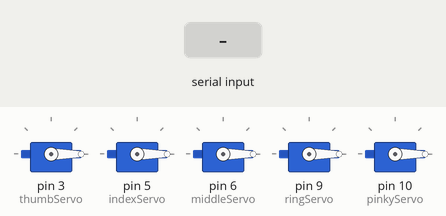
Recording of a sketch running on a simulated Arduino Uno, built with avr-gcc and run on an emulated ATmega328P. Shown: 5 × servo. Inputs (shaded band) come from the test bench.

Above: at 1.2 s.
1.3 s: "1\n" received over Serial
At 2.2 s:
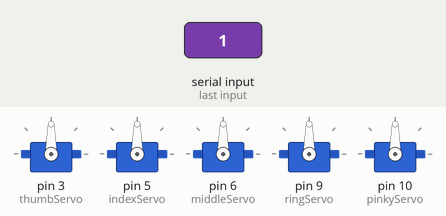
3.0 s: "2\n" received over Serial
At 4.4 s:
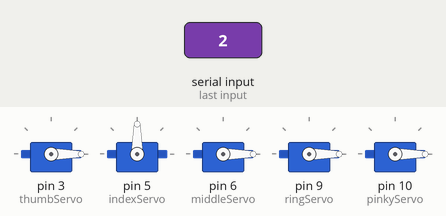
4.7 s: "3\n" received over Serial
At 5.9 s:
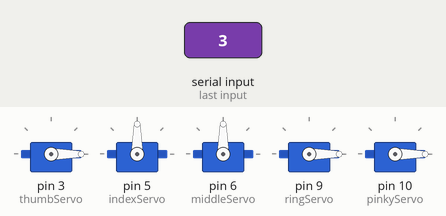
6.4 s: "4\n" received over Serial
At 7.2 s:
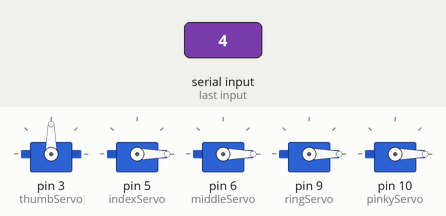
8.1 s: "5\n" received over Serial
At 9.5 s:
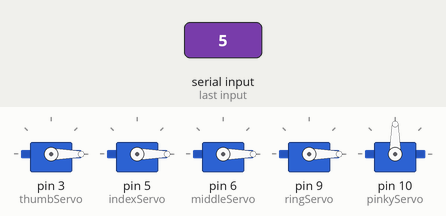
9.8 s: "90,45\n" received over Serial
At 10.9 s:
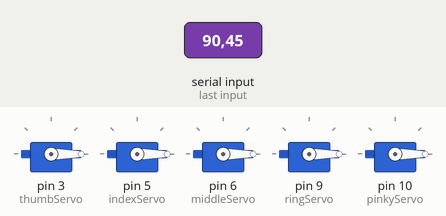
Timing chart, 0 to 12.3 s (numbered marks = the images above; inputs shaded):
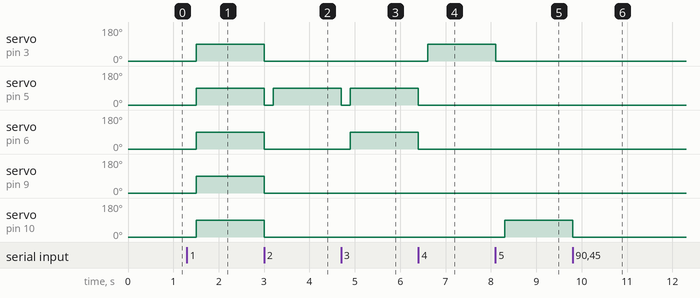

Measured:
- after the input at 1.3 s, servo on pin 3 (thumbServo), servo on pin 5 (indexServo), servo on pin 6 (middleServo), servo on pin 9 (ringServo), servo on pin 10 (pinkyServo): 0° → 90° after 0.20 s
- after the input at 3.0 s, servo on pin 3 (thumbServo), servo on pin 6 (middleServo), servo on pin 9 (ringServo), servo on pin 10 (pinkyServo): 90° → 0° at once; servo on pin 5 (indexServo): 90° → 0° at once, → 90° 0.20 s later
- after the input at 4.7 s, servo on pin 5 (indexServo): 90° → 0° at once, → 90° 0.20 s later; servo on pin 6 (middleServo): 0° → 90° after 0.20 s
- after the input at 6.4 s, servo on pin 3 (thumbServo): 0° → 90° after 0.20 s; servo on pin 5 (indexServo), servo on pin 6 (middleServo): 90° → 0° at once
- after the input at 8.1 s, servo on pin 3 (thumbServo): 90° → 0° at once; servo on pin 10 (pinkyServo): 0° → 90° after 0.20 s
- after the input at 9.8 s, servo on pin 10 (pinkyServo): 90° → 0° at once

The sketch:

arduino_code.ino
```cpp
#include <Servo.h>

// Define 5 servos for the prosthetic hand
Servo thumbServo;
Servo indexServo;
Servo middleServo;
Servo ringServo;
Servo pinkyServo;

void setup() {
  Serial.begin(9600);  // Start serial communication

  // Attach servos to pins
  thumbServo.attach(3);
  indexServo.attach(5);
  middleServo.attach(6);
  ringServo.attach(9);
  pinkyServo.attach(10);

  // Initialize hand to open position
  openHand();
}

void loop() {
  if (Serial.available()) {
    int gesture = Serial.parseInt();  // Receive gesture ID from Python

    if (gesture > 0) {  // Validate input
      performGesture(gesture);
    }
  }
}

// === Open all fingers ===
void openHand() {
  thumbServo.write(0);
  indexServo.write(0);
  middleServo.write(0);
  ringServo.write(0);
  pinkyServo.write(0);
}

// === Close all fingers ===
void closeHand() {
  thumbServo.write(90);
  indexServo.write(90);
  middleServo.write(90);
  ringServo.write(90);
  pinkyServo.write(90);
}

// === Execute motion based on the predicted gesture ===
void performGesture(int gesture) {
  // Always start from an open position for safety
  openHand();
  delay(200);  // Small pause for smoother transitions

  switch (gesture) {
    case 1:  // Fist
      closeHand();
      break;

    case 2:  // Point
      indexServo.write(90);
      break;

    case 3:  // Peace Sign
      indexServo.write(90);
      middleServo.write(90);
      break;

    case 4:  // Thumbs Up
      thumbServo.write(90);
      break;

    case 5:  // Pinky Out
      pinkyServo.write(90);
      break;

    case 11:  // Relax/Open Hand
      openHand();
      break;

    case 12:  // Strong Grip
      closeHand();
      break;

    default:
      // Unknown gesture, do nothing (or stay open for safety)
      openHand();
      break;
  }
}
```
